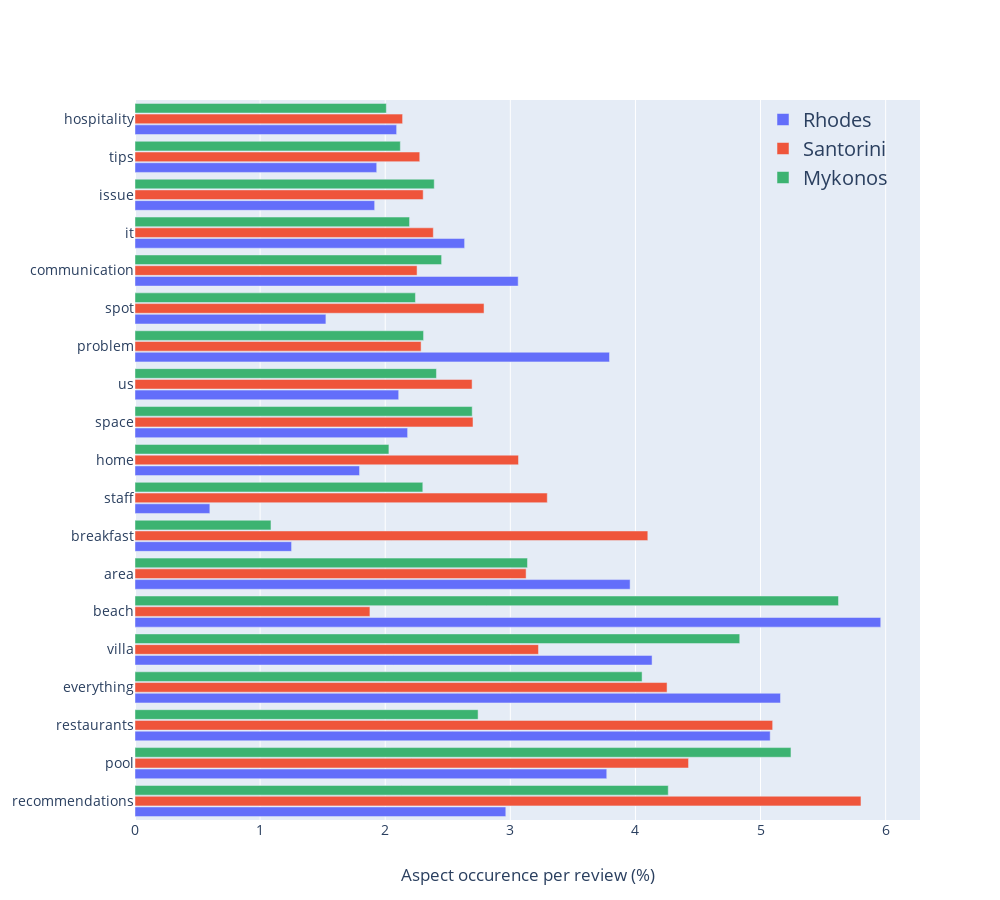

Notebook source saved alongside this figure:
### Code cell
bar_plot_word_index0 = 11
bar_plot_word_index1 = 30

collective_aspects = collections.Counter()
for a in island_aspects_merged.values():
    collective_aspects += a


bar_plot_words = collective_aspects.most_common()[bar_plot_word_index0: bar_plot_word_index1]
bar_plot_words = [word for word, _ in bar_plot_words]

bar_plot_counts = {k: np.array([a[word] for word in bar_plot_words]) * 100.0 / len(island_reviews[k]) 
                   for k, a in island_aspects_merged.items()}

fig = go.Figure()
fig.add_trace(go.Bar(
    y=bar_plot_words,
    x=bar_plot_counts["Rhodes"],
    name="Rhodes",
    orientation="h",
))
fig.add_trace(go.Bar(
    y=bar_plot_words,
    x=bar_plot_counts["Santorini"],
    name="Santorini",
    orientation="h"
))
fig.add_trace(go.Bar(
    y=bar_plot_words,
    x=bar_plot_counts["Mykonos"],
    name="Mykonos",
    orientation="h",
    marker_color="mediumseagreen"
))

fig.update_layout(barmode="group", 
                  width=1000,
                  height=900,
                  xaxis_title="Aspect occurence per review (%)",
                  font_size=14,
                  bargap=0.15, # gap between bars of adjacent location coordinates.
                  bargroupgap=0.1, # gap between bars of the same location coordinate.
                  legend=dict(x=0.8, y=1.0,bgcolor='rgba(255, 255, 255, 0)', 
                              bordercolor='rgba(255, 255, 255, 0)', font_size=20)
                  )
fig.show()

### Figure 1 — Plotly figure (JSON) as saved in the notebook; plotly's stock layout.template omitted (floating-point values rounded to 4 significant figures)
{"data": [{"name": "Rhodes", "orientation": "h", "type": "bar", "x": [2.964, 3.771, 5.077, 5.159, 4.133, 5.961, 3.957, 1.251, 0.5983, 1.795, 2.179, 2.108, 3.793, 1.526, 3.063, 2.635, 1.916, 1.932, 2.091], "y": ["recommendations", "pool", "restaurants", "everything", "villa", "beach", "area", "breakfast", "staff", "home", "space", "us", "problem", "spot", "communication", "it", "issue", "tips", "hospitality"]}, {"name": "Santorini", "orientation": "h", "type": "bar", "x": [5.803, 4.424, 5.097, 4.253, 3.225, 1.878, 3.126, 4.099, 3.295, 3.065, 2.702, 2.694, 2.287, 2.79, 2.255, 2.385, 2.303, 2.276, 2.139], "y": ["recommendations", "pool", "restaurants", "everything", "villa", "beach", "area", "breakfast", "staff", "home", "space", "us", "problem", "spot", "communication", "it", "issue", "tips", "hospitality"]}, {"marker": {"color": "mediumseagreen"}, "name": "Mykonos", "orientation": "h", "type": "bar", "x": [4.262, 5.243, 2.742, 4.053, 4.834, 5.623, 3.137, 1.087, 2.301, 2.03, 2.695, 2.409, 2.306, 2.242, 2.451, 2.194, 2.392, 2.121, 2.009], "y": ["recommendations", "pool", "restaurants", "everything", "villa", "beach", "area", "breakfast", "staff", "home", "space", "us", "problem", "spot", "communication", "it", "issue", "tips", "hospitality"]}], "layout": {"bargap": 0.15, "bargroupgap": 0.1, "barmode": "group", "font": {"size": 14}, "height": 900, "legend": {"bgcolor": "rgba(255, 255, 255, 0)", "bordercolor": "rgba(255, 255, 255, 0)", "font": {"size": 20}, "x": 0.8, "y": 1}, "width": 1000, "xaxis": {"title": {"text": "Aspect occurence per review (%)"}}}}
